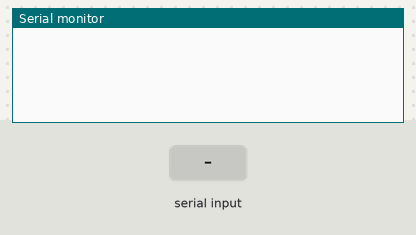
Recording of a sketch running on a simulated Arduino Nano, built with avr-gcc and run on an emulated ATmega328P. On the bench: the last lines printed to the serial monitor. Inputs (shaded band) come from the test bench.

Above: at 1.2 s.
1.3 s: "H" received over Serial
At 2.5 s:
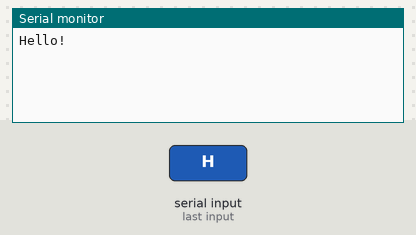
2.8 s: "B" received over Serial
At 3.8 s:
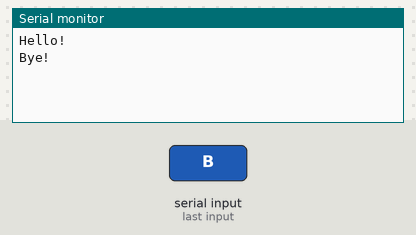
4.3 s: "V" received over Serial
At 4.9 s:
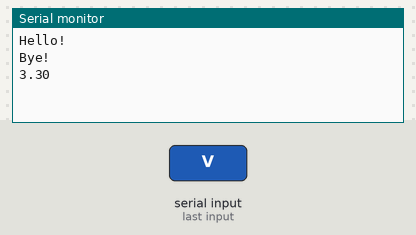

Measured:
- after the input at 1.3 s, the serial monitor: prints a new line at once (image 1)
- after the input at 2.8 s, the serial monitor: prints a new line at once (image 2)
- after the input at 4.3 s, the serial monitor: prints a new line at once (image 3)

The sketch:

switch_test.ino
```cpp
#define vbatt A6

void setup(){
  Serial.begin(115200);
}

void loop(){
  if (Serial.available()>0){
    test_mode();
  }
}

float get_voltage(){
  float measuredvbat = analogRead(vbatt);
  measuredvbat *= 2;    // we divided by 2, so multiply back
  measuredvbat *= 3.3;  // Multiply by 3.3V, our reference voltage
  measuredvbat /= 1024; // convert to voltage
  return (measuredvbat);
}

void test_mode(){
  char cmd = Serial.read();
  switch(cmd){
    case 'H':{
      Serial.println("Hello!");
      break;
    }
    case 'B':{
      Serial.println("Bye!");
      break;
    }
    case 'V':{
      float voltage = get_voltage();
      Serial.println(voltage);
      break;
    }
  }
}
```
